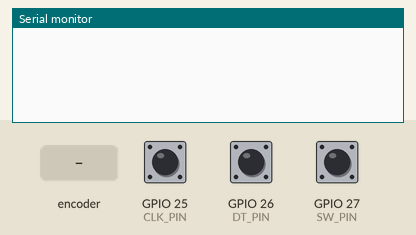
This sketch was run on a simulated ESP32. On the bench: the last lines printed to the serial monitor. The test bench sets the inputs (shaded band); at power-on: GPIO 27 (SW_PIN) HIGH, GPIO 25 (CLK_PIN) HIGH, GPIO 26 (DT_PIN) HIGH.

Above: at 1.2 s.
1.3 s: rotary encoder on GPIO 25 (CLK_PIN) / GPIO 26 (DT_PIN) turned 1 step (first pin leading)
At 1.7 s:
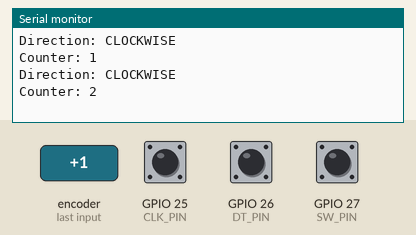
3.0 s: GPIO 27 (SW_PIN) pulled LOW for 0.15 s
At 3.6 s:
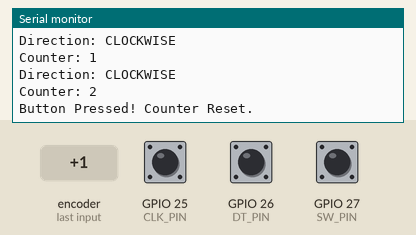
4.6 s: rotary encoder on GPIO 25 (CLK_PIN) / GPIO 26 (DT_PIN) turned 2 steps (second pin leading)
At 6.3 s:
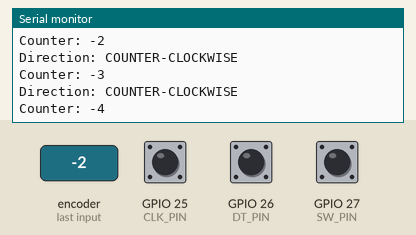
Timing chart, 0 to 7.8 s (numbered marks = the images above; inputs shaded):
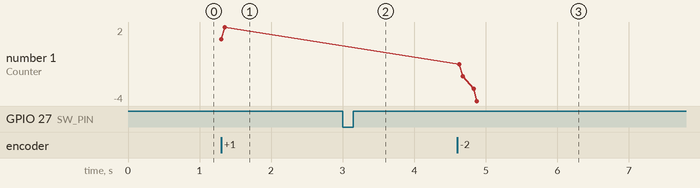

Measured:
- after the input at 1.3 s, the serial monitor: prints a new line at once (image 1)
- after the input at 3.0 s, the serial monitor: prints a new line at once (image 2)
- after the input at 4.6 s, the serial monitor: prints a new line at once (image 3)
- plotted number 1: 2 → -4 after the input at 4.6 s

The sketch:

rotary_encoder_esp32.ino
```cpp
#define CLK_PIN 25                                  // Clock pin
#define DT_PIN  26                                  // Data pin
#define SW_PIN  27                                  // Button pin

int counter = 0;                                    // Encoder count
int lastStateCLK;                                   // Previous CLK state
int currentStateCLK;                                // Current CLK state
int swState = 0;                                    // Button state
int lastSwState = 0;                                // Last button state

void setup() {
  Serial.begin(115200);                             // Start serial
  pinMode(CLK_PIN, INPUT);                          // CLK as input
  pinMode(DT_PIN, INPUT);                           // DT as input
  pinMode(SW_PIN, INPUT_PULLUP);                    // Button pullup
  lastStateCLK = digitalRead(CLK_PIN);              // Read initial state
}

void loop() {
  currentStateCLK = digitalRead(CLK_PIN);           // Read CLK

  if (currentStateCLK != lastStateCLK) {            // State changed
    if (digitalRead(DT_PIN) != currentStateCLK) {   // Check direction
      counter++;                                    // Count clockwise
      Serial.println("Direction: CLOCKWISE");       // Print direction
    } else {
      counter--;                                    // Count counter-CW
      Serial.println("Direction: COUNTER-CLOCKWISE"); // Print direction
    }
    Serial.print("Counter: ");                      // Print label
    Serial.println(counter);                        // Print count
  }

  lastStateCLK = currentStateCLK;                   // Save CLK state

  swState = digitalRead(SW_PIN);                    // Read button

  if (swState == LOW && lastSwState == HIGH) {      // Button pressed
    counter = 0;                                    // Reset counter
    Serial.println("Button Pressed! Counter Reset."); // Print reset
    delay(300);                                     // Debounce delay
  }

  lastSwState = swState;                            // Save button state
  delay(5);                                         // Stability delay
}
```
